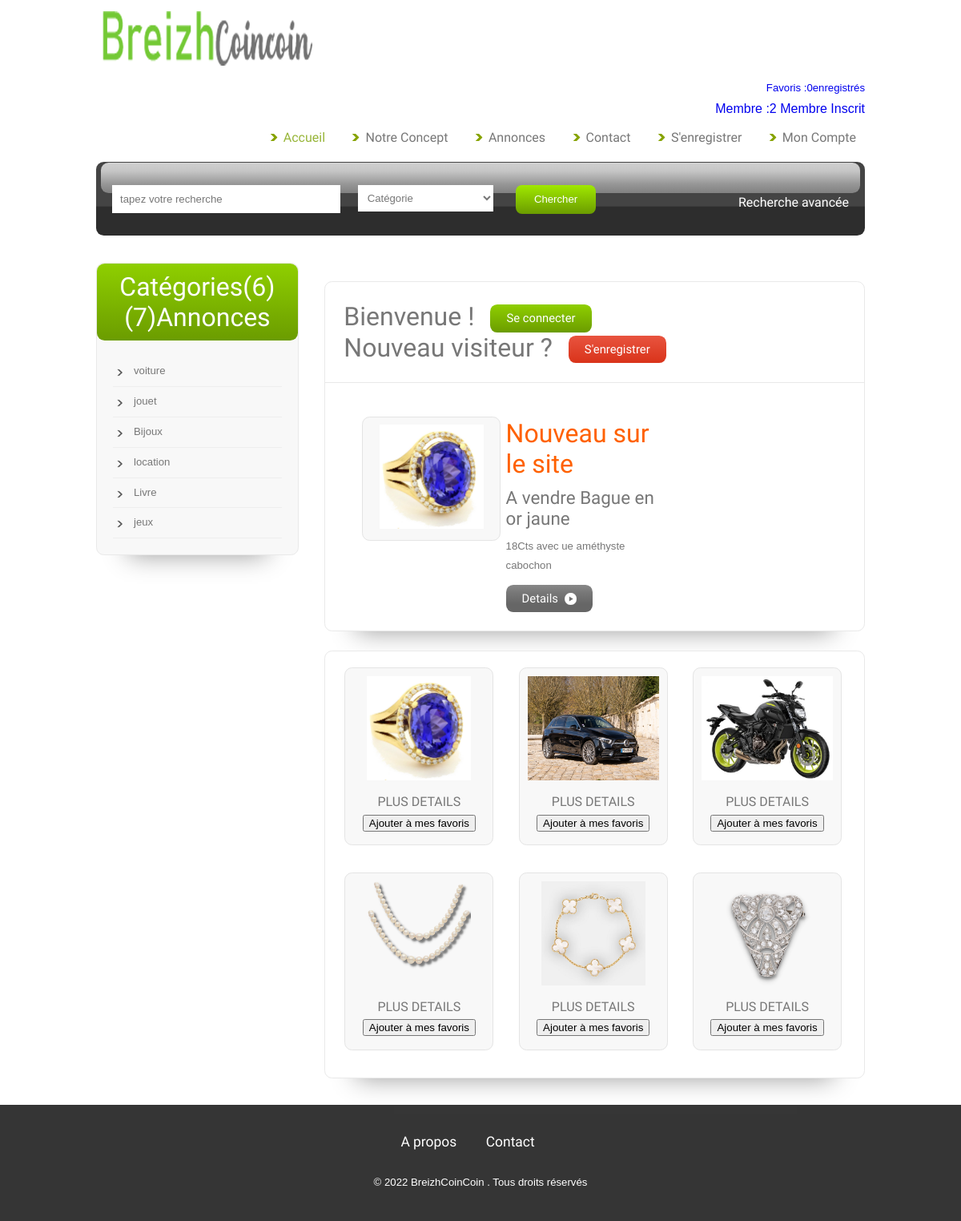
The page / on the database its author committed.
### tables this page shows
CREATE TABLE IF NOT EXISTS `categorie` (
  `idcategorie` int(11) NOT NULL AUTO_INCREMENT,
  `nomcategorie` varchar(42) DEFAULT NULL,
  PRIMARY KEY (`idcategorie`)
);

CREATE TABLE IF NOT EXISTS `annonce` (
  `idannonce` int(11) NOT NULL AUTO_INCREMENT,
  `titreannonce` varchar(42) DEFAULT NULL,
  `texteannonce` varchar(42) DEFAULT NULL,
  `prix` double DEFAULT NULL,
  `dateannonce` date DEFAULT NULL,
  `idcategorie` int(11) DEFAULT NULL,
  `user_id` int(11) DEFAULT NULL,
  `photo` varchar(500) DEFAULT NULL,
  PRIMARY KEY (`idannonce`),
  KEY `user_id` (`user_id`),
  KEY `idcategorie` (`idcategorie`)
);

### index.php (the view, shortened to what this page needs)
<?php
include("inc/top.php");
?>
<div class="main">
<div class="sidebar">
<div class="s-main">
	<div class="s_hdr">
		<h2>Catégories<?php
		          $bd= Database::connect();
                 $req= "SELECT COUNT(*) FROM `categorie`  ";
                 $res=$bd->query($req);
                 $nbr=$res->fetchColumn();
                 echo'(';
		         echo $nbr;
		         echo ')';
		         echo'<br/>';
		          $req2= "SELECT COUNT(*) FROM `annonce`  ";
                 $res2=$bd->query($req2);
                 $nba=$res2->fetchColumn();
                 echo'(';
		         echo $nba;
		         echo ')Annonces';
			?>
		</h2>
	</div>
	<div class="text1-nav">
		<ul>
			<?php
                 $req= $bd->prepare("SELECT `nomcategorie` FROM `categorie` ORDER BY rand() ");
                 $req->execute();
                 while ($resultat=$req->fetch()) {
                  echo '<li><a href=""> ';
		          echo $resultat['nomcategorie' ];
		          echo '</a></li>';}
		?>
	    </ul>
	</div>
</div>
</div>
<div class="content">
	<div class="cnt-main">
		<div class="s_btn">
			<ul>
				<li><h2>Bienvenue !</h2></li>
				<li><h3><a href="login.php">Se connecter</a></h3></li>
				<li><h2>Nouveau visiteur ?</h2></li>
				<li><h4><a href="sinscrire.php">S'enregistrer</a></h4></li>
			</ul>
		</div>
	<div class="grid">
		<?php
        $bdd = Database::connect();
		$a = 1;
		$req = $bdd->prepare("SELECT * FROM annonce ORDER BY rand() LIMIT $a");
		$req->execute();
		while($data = $req->fetch()){
			echo'<div class="grid_1_of_3 images_1_of_3"><a href="annonce.php?id='.$data["idannonce"].'&idc='.$data['idcategorie'].'&titre='.$data["titreannonce"].'&descript='.$data["texteannonce"].'&prix='.$data["prix"].'&photo='.$data["photo"].'"><img src="images/'.$data["photo"].'" alt="" ></a>
	</div>';
	echo'<div class="grid-para">
		<h2>Nouveau sur le site</h2>
		<h3>A vendre '.$data["titreannonce"].'</h3>
		<p>'.$data["texteannonce"].'</p>
		<div class="btn top">
		<a href="annonce.php?id='.$data["idannonce"].'&idc='.$data['idcategorie'].'&titre='.$data["titreannonce"].'&descript='.$data["texteannonce"].'&prix='.$data["prix"].'&photo='.$data["photo"].'">Details&nbsp;<img src="images/marker2.png"></a>
		</div>
	</div>
	<div class="clear"></div>';}
			?></div>
</div>
<div class="cnt-main btm">
	<div class="section group">
		<?php
        $bdd = Database::connect();
		$a = 6;
		$req = $bdd->prepare("SELECT * FROM annonce ORDER BY rand() LIMIT $a");
		$req->execute();
		while($data = $req->fetch()){
			echo'<div class="grid_1_of_3 images_1_of_3"><a href="annonce.php">';
			echo'<img src="images/'.$data["photo"].'" alt="" ></a>';
			echo ' <a href="annonce.php?id='.$data["idannonce"].'&idc='.$data['idcategorie'].'&titre='.$data["titreannonce"].'&descript='.$data["texteannonce"].'&prix='.$data["prix"].'&photo='.$data["photo"].'"><h3>plus details</h3></a> ';
			echo'<div class="cart-b">
					           <span class="price left"><sup></sup><sub></sub></span>
					           <div class="btn top-right right"><button type="submit" name="ajouter">Ajouter à mes favoris</button></div>
				               <div class="clear"></div>
				            </div>
				        </div>';
}
		?>
	</div>
</div>
</div>
</div>
<?php
include("inc/bottom.php");
?>

### inc/top.php (shortened to what this page needs)
<?php
  $bdb= Database::connect();
  $connecte = false;
 ?>
<!DOCTYPE HTML>
<html>
<head>
<link href="css/style.css" rel="stylesheet" type="text/css" media="all" />
<link href="css/nvstyle.css" rel="stylesheet" type="text/css" media="all" />
</head>
<body>
<div class="wrap">
<div class="header">
	<div class="logo">
		<a href="index.php"><img src="images/logo.png" alt=""> </a>
	</div>
	<div class="header-right">
	<div class="contact-info">
		<ul>
			<li><a href="favoris.php">Favoris :<?php
				 $req= "SELECT COUNT(*) FROM `favoris`  ";
                 $res=$bdb->query($req);
                 $nbr=$res->fetchColumn();
                 echo $nbr;
		         echo 'enregistrés';
				?>
			</a></li>
			<li><a href="login.php">Membre :<?php
				$membre="SELECT count(*) FROM `utilisateur` ";
				$mbre=$bdb->query($membre);
				$nbr_mbre=$mbre->fetchColumn();
				echo $nbr_mbre;
				echo'  Membre Inscrit';
				?>
			</a></li>
		</ul>
	</div>
	<div class="menu">
	 	 <ul class="nav">
        <li class="active"><a href="index.php" title="Home">Accueil</a></li>
  		<li><a href="apropos.php">Notre concept</a></li>
  	     <li><a href="categories.php">Annonces</a></li>
  		<li><a href="contact.php">Contact</a></li>
  		<li><a href="sinscrire.php">S'enregistrer</a></li>
       <?php if ($connecte) {?>
	    <li><a href="deconnexion.php">Deconnexion</a></li>
	     <li><a href="espacemembre.php">Mon Profil</a></li>
        <?php
            }
            else{
                ?>
	     <li><a href="login.php">Mon compte</a></li>
	     <?php }?>
      </ul>
	 </div>
	 </div>
</div>
<div class="hdr-btm pad-w3l">
<div class="hdr-btm-bg"></div>
<div class="hdr-btm-left">
	<div class="search">
	  <form>
		<input type="text" value="tapez votre recherche" >
		<input type="submit" value="Chercher" class="pad-w3l-search">
	  </form>
	</div>
	<div class="drp-dwn">
			<select class="custom-select" id="select-1">
				<option selected="selected">Catégorie</option>
		</select>
	</div>
	<div class="txt-right">
		<h3><a href="">Recherche avancée</a></h3>
	</div>
</div>
</div>

### inc/bottom.php
</div>
<div class="footer-bg">
<div class="wrap">
<div class="footer">
	<div class="f_nav">
		<ul>
			<li><a href="#">A propos</a></li>
			<li><a href="#">Contact</a></li>
		</ul>
	</div>
	<div class="footer1">
		<p>&copy; 2022 BreizhCoinCoin . Tous droits réservés</p>
	</div>
</div>
</div>
</div>
</body>
</html>

### rows shown on the page
categorie: nomcategorie "voiture"
categorie: nomcategorie "jouet"
categorie: nomcategorie "Bijoux"
categorie: nomcategorie "location"
categorie: nomcategorie "Livre"
categorie: nomcategorie "jeux"
annonce: photo (picture), titreannonce "Bague en or jaune", texteannonce "18Cts avec ue améthyste cabochon"
annonce: photo (picture)
annonce: photo (picture)
annonce: photo (picture)
annonce: photo (picture)
annonce: photo (picture)

### other values the page prints
$nbr "0"
$nbr_mbre "2"
$nbr "6"
$nba "7"
